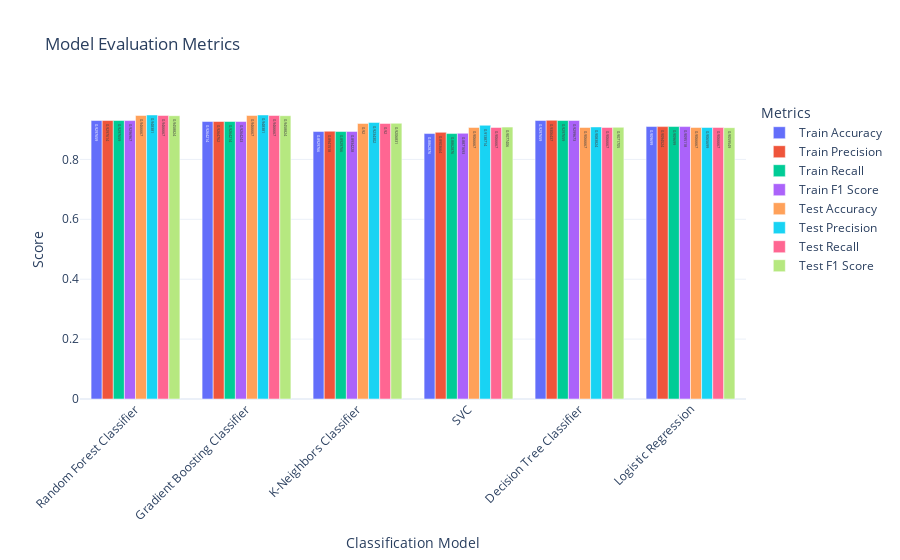

Notebook code cell kept with this figure:
### Code cell
import plotly.express as px

fig = px.bar(df_results, 
             x='Model', 
             y=['Train Accuracy', 'Train Precision', 'Train Recall', 'Train F1 Score', 
                'Test Accuracy', 'Test Precision', 'Test Recall', 'Test F1 Score'],
             title='Model Evaluation Metrics',
             labels={'value': 'Score', 'Model': 'Classification Model'},
             hover_name='Model',
             text_auto=True,
             barmode='group')

fig.update_layout(
    xaxis_title='Classification Model',
    yaxis_title='Score',
    xaxis_tickangle=-45,
    legend_title='Metrics',
    hovermode='x unified',
    template='plotly_white'
)

fig.show()

### Figure 1 — Plotly figure (JSON) as saved in the notebook; plotly's stock layout.template omitted (floating-point values rounded to 4 significant figures)
{"data": [{"alignmentgroup": "True", "hovertemplate": "<b>%{hovertext}</b><br><br>variable=Train Accuracy<br>Classification Model=%{x}<br>Score=%{y}<extra></extra>", "hovertext": ["Random Forest Classifier", "Gradient Boosting Classifier", "K-Neighbors Classifier", "SVC", "Decision Tree Classifier", "Logistic Regression"], "legendgroup": "Train Accuracy", "marker": {"color": "#636efa", "pattern": {"shape": ""}}, "name": "Train Accuracy", "offsetgroup": "Train Accuracy", "orientation": "v", "showlegend": true, "textposition": "auto", "texttemplate": "%{y}", "type": "bar", "x": ["Random Forest Classifier", "Gradient Boosting Classifier", "K-Neighbors Classifier", "SVC", "Decision Tree Classifier", "Logistic Regression"], "xaxis": "x", "y": [0.9298, 0.9264, 0.893, 0.8863, 0.9298, 0.9097], "yaxis": "y"}, {"alignmentgroup": "True", "hovertemplate": "<b>%{hovertext}</b><br><br>variable=Train Precision<br>Classification Model=%{x}<br>Score=%{y}<extra></extra>", "hovertext": ["Random Forest Classifier", "Gradient Boosting Classifier", "K-Neighbors Classifier", "SVC", "Decision Tree Classifier", "Logistic Regression"], "legendgroup": "Train Precision", "marker": {"color": "#EF553B", "pattern": {"shape": ""}}, "name": "Train Precision", "offsetgroup": "Train Precision", "orientation": "v", "showlegend": true, "textposition": "auto", "texttemplate": "%{y}", "type": "bar", "x": ["Random Forest Classifier", "Gradient Boosting Classifier", "K-Neighbors Classifier", "SVC", "Decision Tree Classifier", "Logistic Regression"], "xaxis": "x", "y": [0.9298, 0.9265, 0.8942, 0.8904, 0.9306, 0.9095], "yaxis": "y"}, {"alignmentgroup": "True", "hovertemplate": "<b>%{hovertext}</b><br><br>variable=Train Recall<br>Classification Model=%{x}<br>Score=%{y}<extra></extra>", "hovertext": ["Random Forest Classifier", "Gradient Boosting Classifier", "K-Neighbors Classifier", "SVC", "Decision Tree Classifier", "Logistic Regression"], "legendgroup": "Train Recall", "marker": {"color": "#00cc96", "pattern": {"shape": ""}}, "name": "Train Recall", "offsetgroup": "Train Recall", "orientation": "v", "showlegend": true, "textposition": "auto", "texttemplate": "%{y}", "type": "bar", "x": ["Random Forest Classifier", "Gradient Boosting Classifier", "K-Neighbors Classifier", "SVC", "Decision Tree Classifier", "Logistic Regression"], "xaxis": "x", "y": [0.9298, 0.9264, 0.893, 0.8863, 0.9298, 0.9097], "yaxis": "y"}, {"alignmentgroup": "True", "hovertemplate": "<b>%{hovertext}</b><br><br>variable=Train F1 Score<br>Classification Model=%{x}<br>Score=%{y}<extra></extra>", "hovertext": ["Random Forest Classifier", "Gradient Boosting Classifier", "K-Neighbors Classifier", "SVC", "Decision Tree Classifier", "Logistic Regression"], "legendgroup": "Train F1 Score", "marker": {"color": "#ab63fa", "pattern": {"shape": ""}}, "name": "Train F1 Score", "offsetgroup": "Train F1 Score", "orientation": "v", "showlegend": true, "textposition": "auto", "texttemplate": "%{y}", "type": "bar", "x": ["Random Forest Classifier", "Gradient Boosting Classifier", "K-Neighbors Classifier", "SVC", "Decision Tree Classifier", "Logistic Regression"], "xaxis": "x", "y": [0.9297, 0.9264, 0.8934, 0.8872, 0.93, 0.9095], "yaxis": "y"}, {"alignmentgroup": "True", "hovertemplate": "<b>%{hovertext}</b><br><br>variable=Test Accuracy<br>Classification Model=%{x}<br>Score=%{y}<extra></extra>", "hovertext": ["Random Forest Classifier", "Gradient Boosting Classifier", "K-Neighbors Classifier", "SVC", "Decision Tree Classifier", "Logistic Regression"], "legendgroup": "Test Accuracy", "marker": {"color": "#FFA15A", "pattern": {"shape": ""}}, "name": "Test Accuracy", "offsetgroup": "Test Accuracy", "orientation": "v", "showlegend": true, "textposition": "auto", "texttemplate": "%{y}", "type": "bar", "x": ["Random Forest Classifier", "Gradient Boosting Classifier", "K-Neighbors Classifier", "SVC", "Decision Tree Classifier", "Logistic Regression"], "xaxis": "x", "y": [0.9467, 0.9467, 0.92, 0.9067, 0.9067, 0.9067], "yaxis": "y"}, {"alignmentgroup": "True", "hovertemplate": "<b>%{hovertext}</b><br><br>variable=Test Precision<br>Classification Model=%{x}<br>Score=%{y}<extra></extra>", "hovertext": ["Random Forest Classifier", "Gradient Boosting Classifier", "K-Neighbors Classifier", "SVC", "Decision Tree Classifier", "Logistic Regression"], "legendgroup": "Test Precision", "marker": {"color": "#19d3f3", "pattern": {"shape": ""}}, "name": "Test Precision", "offsetgroup": "Test Precision", "orientation": "v", "showlegend": true, "textposition": "auto", "texttemplate": "%{y}", "type": "bar", "x": ["Random Forest Classifier", "Gradient Boosting Classifier", "K-Neighbors Classifier", "SVC", "Decision Tree Classifier", "Logistic Regression"], "xaxis": "x", "y": [0.9484, 0.9484, 0.9234, 0.9139, 0.9084, 0.9066], "yaxis": "y"}, {"alignmentgroup": "True", "hovertemplate": "<b>%{hovertext}</b><br><br>variable=Test Recall<br>Classification Model=%{x}<br>Score=%{y}<extra></extra>", "hovertext": ["Random Forest Classifier", "Gradient Boosting Classifier", "K-Neighbors Classifier", "SVC", "Decision Tree Classifier", "Logistic Regression"], "legendgroup": "Test Recall", "marker": {"color": "#FF6692", "pattern": {"shape": ""}}, "name": "Test Recall", "offsetgroup": "Test Recall", "orientation": "v", "showlegend": true, "textposition": "auto", "texttemplate": "%{y}", "type": "bar", "x": ["Random Forest Classifier", "Gradient Boosting Classifier", "K-Neighbors Classifier", "SVC", "Decision Tree Classifier", "Logistic Regression"], "xaxis": "x", "y": [0.9467, 0.9467, 0.92, 0.9067, 0.9067, 0.9067], "yaxis": "y"}, {"alignmentgroup": "True", "hovertemplate": "<b>%{hovertext}</b><br><br>variable=Test F1 Score<br>Classification Model=%{x}<br>Score=%{y}<extra></extra>", "hovertext": ["Random Forest Classifier", "Gradient Boosting Classifier", "K-Neighbors Classifier", "SVC", "Decision Tree Classifier", "Logistic Regression"], "legendgroup": "Test F1 Score", "marker": {"color": "#B6E880", "pattern": {"shape": ""}}, "name": "Test F1 Score", "offsetgroup": "Test F1 Score", "orientation": "v", "showlegend": true, "textposition": "auto", "texttemplate": "%{y}", "type": "bar", "x": ["Random Forest Classifier", "Gradient Boosting Classifier", "K-Neighbors Classifier", "SVC", "Decision Tree Classifier", "Logistic Regression"], "xaxis": "x", "y": [0.9459, 0.9459, 0.9207, 0.9077, 0.9072, 0.906], "yaxis": "y"}], "layout": {"barmode": "group", "hovermode": "x unified", "legend": {"title": {"text": "Metrics"}, "tracegroupgap": 0}, "title": {"text": "Model Evaluation Metrics"}, "xaxis": {"anchor": "y", "domain": [0, 1], "tickangle": -45, "title": {"text": "Classification Model"}}, "yaxis": {"anchor": "x", "domain": [0, 1], "title": {"text": "Score"}}}}
